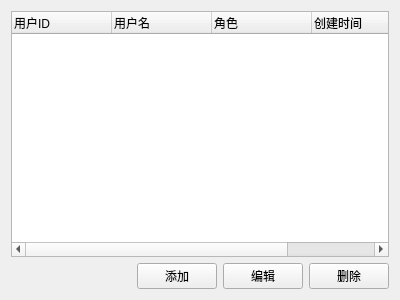
<?xml version="1.0" encoding="UTF-8"?>
<ui version="4.0">
 <class>AccessWidget</class>
 <widget class="QWidget" name="AccessWidget">
  <property name="geometry">
   <rect>
    <x>0</x>
    <y>0</y>
    <width>400</width>
    <height>300</height>
   </rect>
  </property>
  <property name="windowTitle">
   <string>Form</string>
  </property>
  <layout class="QGridLayout" name="gridLayout">
   <item row="1" column="3">
    <widget class="QPushButton" name="deleteButton">
     <property name="text">
      <string>删除</string>
     </property>
    </widget>
   </item>
   <item row="1" column="0">
    <spacer name="horizontalSpacer">
     <property name="orientation">
      <enum>Qt::Horizontal</enum>
     </property>
     <property name="sizeHint" stdset="0">
      <size>
       <width>40</width>
       <height>20</height>
      </size>
     </property>
    </spacer>
   </item>
   <item row="1" column="2">
    <widget class="QPushButton" name="editButton">
     <property name="text">
      <string>编辑</string>
     </property>
    </widget>
   </item>
   <item row="1" column="1">
    <widget class="QPushButton" name="addButton">
     <property name="text">
      <string>添加</string>
     </property>
    </widget>
   </item>
   <item row="0" column="0" colspan="4">
    <widget class="QTreeWidget" name="treeWidget">
     <column>
      <property name="text">
       <string>用户ID</string>
      </property>
     </column>
     <column>
      <property name="text">
       <string>用户名</string>
      </property>
     </column>
     <column>
      <property name="text">
       <string>角色</string>
      </property>
     </column>
     <column>
      <property name="text">
       <string>创建时间</string>
      </property>
     </column>
     <column>
      <property name="text">
       <string>更新时间</string>
      </property>
     </column>
    </widget>
   </item>
  </layout>
 </widget>
 <resources/>
 <connections/>
</ui>
